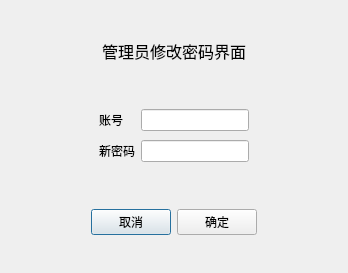
<?xml version="1.0" encoding="UTF-8"?>
<ui version="4.0">
 <class>adminChangePassword</class>
 <widget class="QDialog" name="adminChangePassword">
  <property name="geometry">
   <rect>
    <x>0</x>
    <y>0</y>
    <width>348</width>
    <height>273</height>
   </rect>
  </property>
  <property name="windowTitle">
   <string>Dialog</string>
  </property>
  <layout class="QGridLayout" name="gridLayout_5">
   <item row="0" column="0">
    <widget class="QWidget" name="widget" native="true">
     <layout class="QGridLayout" name="gridLayout">
      <item row="0" column="1">
       <widget class="QLabel" name="label">
        <property name="font">
         <font>
          <pointsize>12</pointsize>
         </font>
        </property>
        <property name="text">
         <string>管理员修改密码界面</string>
        </property>
       </widget>
      </item>
      <item row="0" column="0">
       <spacer name="horizontalSpacer">
        <property name="orientation">
         <enum>Qt::Horizontal</enum>
        </property>
        <property name="sizeHint" stdset="0">
         <size>
          <width>40</width>
          <height>20</height>
         </size>
        </property>
       </spacer>
      </item>
      <item row="0" column="2">
       <spacer name="horizontalSpacer_2">
        <property name="orientation">
         <enum>Qt::Horizontal</enum>
        </property>
        <property name="sizeHint" stdset="0">
         <size>
          <width>40</width>
          <height>20</height>
         </size>
        </property>
       </spacer>
      </item>
     </layout>
    </widget>
   </item>
   <item row="1" column="0">
    <widget class="QWidget" name="widget_2" native="true">
     <layout class="QGridLayout" name="gridLayout_2">
      <item row="2" column="2">
       <widget class="QLineEdit" name="newPassword"/>
      </item>
      <item row="0" column="2">
       <widget class="QLineEdit" name="ID"/>
      </item>
      <item row="0" column="1">
       <widget class="QLabel" name="label_2">
        <property name="text">
         <string>账号</string>
        </property>
       </widget>
      </item>
      <item row="2" column="3">
       <spacer name="horizontalSpacer_6">
        <property name="orientation">
         <enum>Qt::Horizontal</enum>
        </property>
        <property name="sizeHint" stdset="0">
         <size>
          <width>40</width>
          <height>20</height>
         </size>
        </property>
       </spacer>
      </item>
      <item row="2" column="1">
       <widget class="QLabel" name="label_3">
        <property name="text">
         <string>新密码</string>
        </property>
       </widget>
      </item>
      <item row="2" column="0">
       <spacer name="horizontalSpacer_4">
        <property name="orientation">
         <enum>Qt::Horizontal</enum>
        </property>
        <property name="sizeHint" stdset="0">
         <size>
          <width>40</width>
          <height>20</height>
         </size>
        </property>
       </spacer>
      </item>
      <item row="0" column="0">
       <spacer name="horizontalSpacer_3">
        <property name="orientation">
         <enum>Qt::Horizontal</enum>
        </property>
        <property name="sizeHint" stdset="0">
         <size>
          <width>40</width>
          <height>20</height>
         </size>
        </property>
       </spacer>
      </item>
      <item row="0" column="3">
       <spacer name="horizontalSpacer_5">
        <property name="orientation">
         <enum>Qt::Horizontal</enum>
        </property>
        <property name="sizeHint" stdset="0">
         <size>
          <width>40</width>
          <height>20</height>
         </size>
        </property>
       </spacer>
      </item>
     </layout>
    </widget>
   </item>
   <item row="2" column="0">
    <widget class="QWidget" name="widget_4" native="true">
     <layout class="QGridLayout" name="gridLayout_4">
      <item row="0" column="1">
       <widget class="QPushButton" name="pushButton">
        <property name="text">
         <string>取消</string>
        </property>
       </widget>
      </item>
      <item row="0" column="0">
       <spacer name="horizontalSpacer_9">
        <property name="orientation">
         <enum>Qt::Horizontal</enum>
        </property>
        <property name="sizeHint" stdset="0">
         <size>
          <width>40</width>
          <height>20</height>
         </size>
        </property>
       </spacer>
      </item>
      <item row="0" column="2">
       <widget class="QPushButton" name="pushButton_2">
        <property name="text">
         <string>确定</string>
        </property>
       </widget>
      </item>
      <item row="0" column="3">
       <spacer name="horizontalSpacer_10">
        <property name="orientation">
         <enum>Qt::Horizontal</enum>
        </property>
        <property name="sizeHint" stdset="0">
         <size>
          <width>40</width>
          <height>20</height>
         </size>
        </property>
       </spacer>
      </item>
     </layout>
    </widget>
   </item>
  </layout>
 </widget>
 <resources/>
 <connections/>
</ui>
